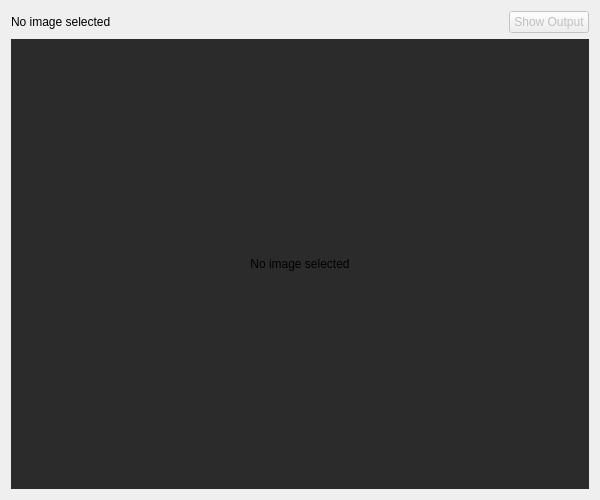
<?xml version="1.0" encoding="UTF-8"?>
<ui version="4.0">
 <class>ImagePreview</class>
 <widget class="QWidget" name="ImagePreview">
  <property name="geometry">
   <rect>
    <x>0</x>
    <y>0</y>
    <width>600</width>
    <height>500</height>
   </rect>
  </property>
  <property name="windowTitle">
   <string>Image Preview</string>
  </property>
  <layout class="QVBoxLayout" name="verticalLayout">
   <item>
    <layout class="QHBoxLayout" name="controlBar">
     <item>
      <widget class="QLabel" name="lblStatus">
       <property name="text">
        <string>No image selected</string>
       </property>
      </widget>
     </item>
     <item>
      <spacer name="horizontalSpacer">
       <property name="orientation">
        <enum>Qt::Horizontal</enum>
       </property>
       <property name="sizeHint" stdset="0">
        <size>
         <width>40</width>
         <height>20</height>
        </size>
       </property>
      </spacer>
     </item>
     <item>
      <widget class="QPushButton" name="btnToggle">
       <property name="text">
        <string>Show Output</string>
       </property>
       <property name="enabled">
        <bool>false</bool>
       </property>
      </widget>
     </item>
    </layout>
   </item>
   <item>
    <widget class="QLabel" name="lblImage">
     <property name="alignment">
      <set>Qt::AlignCenter</set>
     </property>
     <property name="minimumSize">
      <size>
       <width>400</width>
       <height>400</height>
      </size>
     </property>
     <property name="styleSheet">
      <string>QLabel { background-color: #2b2b2b; }</string>
     </property>
     <property name="text">
      <string>No image selected</string>
     </property>
    </widget>
   </item>
  </layout>
 </widget>
 <resources/>
 <connections/>
</ui>
